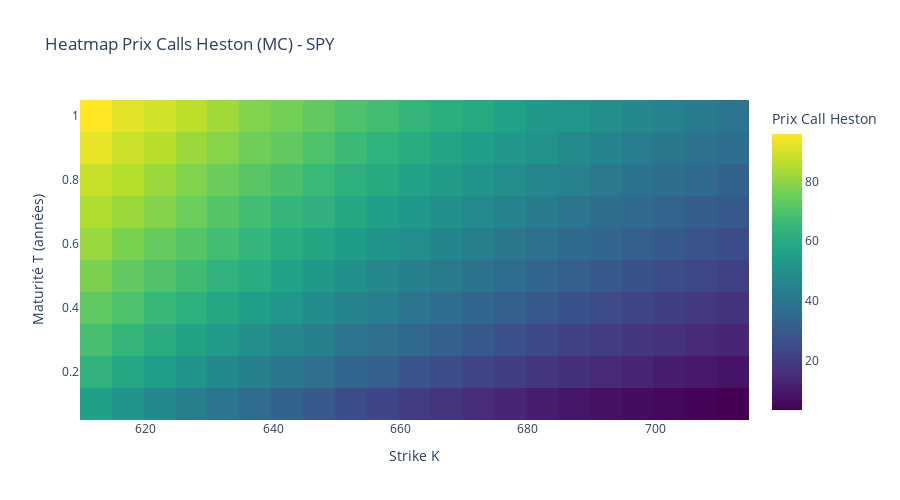
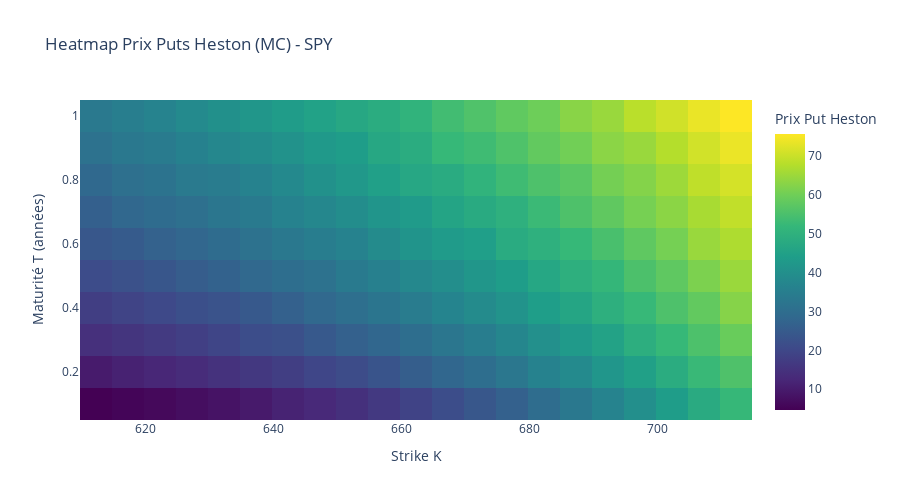

The notebook cell these images were saved under, in order:
### Markdown cell above
## 9. Heatmap des Prix Heston (Monte Carlo)

### Code cell
print(f"\n{'='*60}")
print(f"PRICING HESTON PAR MONTE CARLO")
print(f"{'='*60}\n")

# Grilles pour Heston: K et T de S0 ± 10, T de 0.1 à 1.0
K_grid_heston = np.arange(S0 - SPAN, S0 + SPAN + STEP, STEP)
T_grid_heston = np.linspace(0.1, 1.0, 10)

print(f"Grille K: {len(K_grid_heston)} points de {K_grid_heston[0]:.1f} à {K_grid_heston[-1]:.1f}")
print(f"Grille T: {len(T_grid_heston)} points de {T_grid_heston[0]:.1f} à {T_grid_heston[-1]:.1f} années")
print(f"Total: {len(K_grid_heston) * len(T_grid_heston)} prix à calculer\n")

call_prices_heston = np.zeros((len(T_grid_heston), len(K_grid_heston)))
put_prices_heston = np.zeros((len(T_grid_heston), len(K_grid_heston)))

total_calcs = len(T_grid_heston) * len(K_grid_heston)
calc_count = 0

print("Démarrage du pricing Monte Carlo...")
for i, T_val in enumerate(T_grid_heston):
    for j, K_val in enumerate(K_grid_heston):
        call_prices_heston[i, j] = heston_mc_pricer(
            S0, K_val, T_val, RF_RATE,
            calib['v0'], calib['theta'], calib['kappa'], calib['sigma'], calib['rho'],
            n_paths=N_PATHS, n_steps=N_STEPS, option_type="call"
        )
        put_prices_heston[i, j] = heston_mc_pricer(
            S0, K_val, T_val, RF_RATE,
            calib['v0'], calib['theta'], calib['kappa'], calib['sigma'], calib['rho'],
            n_paths=N_PATHS, n_steps=N_STEPS, option_type="put"
        )
        calc_count += 2
        if calc_count % 20 == 0 or calc_count == total_calcs * 2:
            pct = 100 * calc_count / (total_calcs * 2)
            print(f"  Progression: {pct:.1f}% ({calc_count}/{total_calcs * 2} prix calculés)")

print(f"\n✓ Pricing Monte Carlo terminé!\n")

# Affichage heatmaps
fig_calls_heston = go.Figure(data=go.Heatmap(
    z=call_prices_heston,
    x=K_grid_heston,
    y=T_grid_heston,
    colorscale='Viridis',
    colorbar=dict(title="Prix Call Heston")
))
fig_calls_heston.update_layout(
    title=f"Heatmap Prix Calls Heston (MC) - {TICKER}",
    xaxis_title="Strike K",
    yaxis_title="Maturité T (années)",
    height=500
)
fig_calls_heston.show()

fig_puts_heston = go.Figure(data=go.Heatmap(
    z=put_prices_heston,
    x=K_grid_heston,
    y=T_grid_heston,
    colorscale='Viridis',
    colorbar=dict(title="Prix Put Heston")
))
fig_puts_heston.update_layout(
    title=f"Heatmap Prix Puts Heston (MC) - {TICKER}",
    xaxis_title="Strike K",
    yaxis_title="Maturité T (années)",
    height=500
)
fig_puts_heston.show()

### Figure 1 — Plotly figure (JSON) as saved in the notebook; plotly's stock layout.template omitted (floating-point values rounded to 4 significant figures; data arrays with more than 128 entries replaced by an {"elided": "..."} marker saying what was removed)
{"data": [{"colorbar": {"title": {"text": "Prix Call Heston"}}, "colorscale": [[0, "#440154"], [0.1111, "#482878"], [0.2222, "#3e4989"], [0.3333, "#31688e"], [0.4444, "#26828e"], [0.5556, "#1f9e89"], [0.6667, "#35b779"], [0.7778, "#6ece58"], [0.8889, "#b5de2b"], [1, "#fde725"]], "type": "heatmap", "x": [612.2, 617.2, 622.2, 627.2, 632.2, 637.2, 642.2, 647.2, 652.2, 657.2, 662.2, 667.2, 672.2, 677.2, 682.2, 687.2, 692.2, 697.2, 702.2, 707.2, 712.2], "y": [0.1, 0.2, 0.3, 0.4, 0.5, 0.6, 0.7, 0.8, 0.9, 1.0], "z": {"elided": "10x21 float values"}}], "layout": {"height": 500, "title": {"text": "Heatmap Prix Calls Heston (MC) - SPY"}, "xaxis": {"title": {"text": "Strike K"}}, "yaxis": {"title": {"text": "Maturité T (années)"}}}}

### Figure 2 — Plotly figure (JSON) as saved in the notebook; plotly's stock layout.template omitted (floating-point values rounded to 4 significant figures; data arrays with more than 128 entries replaced by an {"elided": "..."} marker saying what was removed)
{"data": [{"colorbar": {"title": {"text": "Prix Put Heston"}}, "colorscale": [[0, "#440154"], [0.1111, "#482878"], [0.2222, "#3e4989"], [0.3333, "#31688e"], [0.4444, "#26828e"], [0.5556, "#1f9e89"], [0.6667, "#35b779"], [0.7778, "#6ece58"], [0.8889, "#b5de2b"], [1, "#fde725"]], "type": "heatmap", "x": [612.2, 617.2, 622.2, 627.2, 632.2, 637.2, 642.2, 647.2, 652.2, 657.2, 662.2, 667.2, 672.2, 677.2, 682.2, 687.2, 692.2, 697.2, 702.2, 707.2, 712.2], "y": [0.1, 0.2, 0.3, 0.4, 0.5, 0.6, 0.7, 0.8, 0.9, 1.0], "z": {"elided": "10x21 float values"}}], "layout": {"height": 500, "title": {"text": "Heatmap Prix Puts Heston (MC) - SPY"}, "xaxis": {"title": {"text": "Strike K"}}, "yaxis": {"title": {"text": "Maturité T (années)"}}}}
